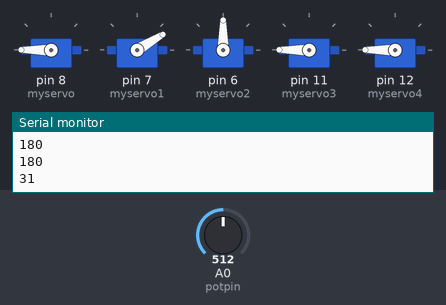
Simulated run of this sketch. Board: Arduino Uno, built with avr-gcc and run on an emulated ATmega328P. On the bench: 5 × servo, the last lines printed to the serial monitor. Inputs (shaded band) come from the test bench; at power-on: A0 (potpin) = 512.

Above: at 1.2 s.
1.3 s: A0 (potpin) set to 716
At 2.0 s:
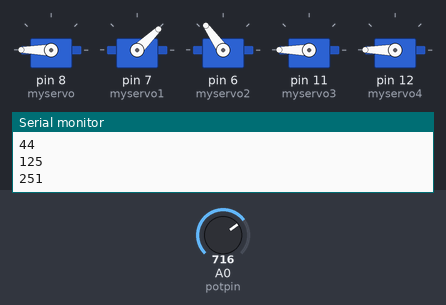
2.8 s: A0 (potpin) set to 900
At 4.0 s:
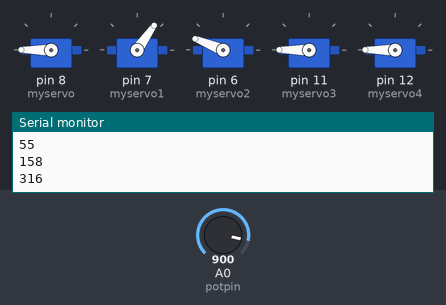
4.3 s: A0 (potpin) set to 1023
At 5.5 s:
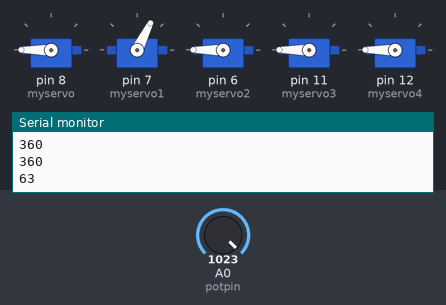
5.8 s: A0 (potpin) set to 511
At 6.5 s:
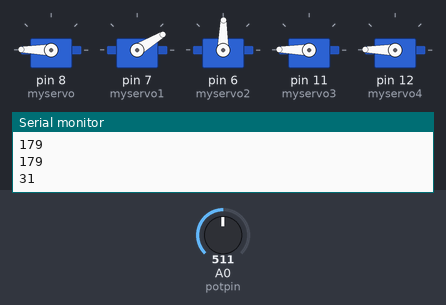
7.3 s: A0 (potpin) set to 306
At 7.9 s:
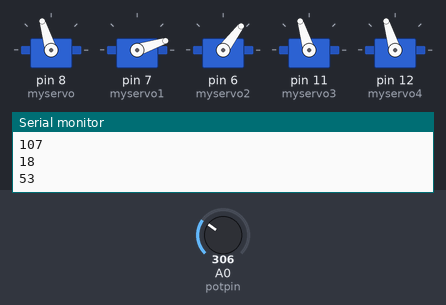
8.8 s: A0 (potpin) set to 122
At 10.0 s:
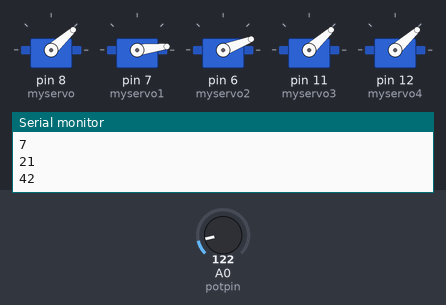
Timing chart, 0 to 11.3 s (numbered marks = the images above; inputs shaded):
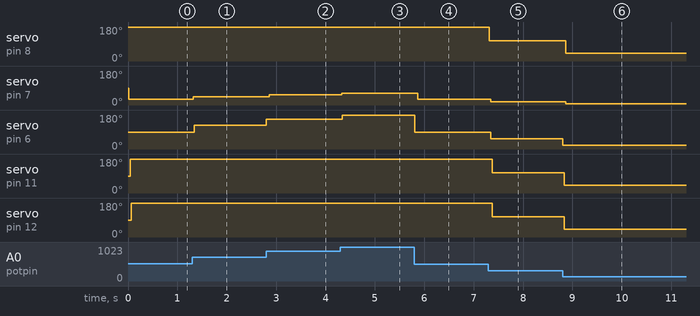

The sketch:

_180_manual.ino
```cpp
/*
 Controlling a servo position using a potentiometer (variable resistor)
 by Michal Rinott <http://people.interaction-ivrea.it/m.rinott>

 modified on 8 Nov 2013
 by Scott Fitzgerald
 http://www.arduino.cc/en/Tutorial/Knob
*/

#include <Servo.h>

Servo myservo;  // create servo object to control a servo
Servo myservo1;
Servo myservo2;
Servo myservo3;
Servo myservo4;

int potpin = 0;
int potpin1= 0;
int potpin2 = 0;
int potpin3 = 0;
int potpin4 = 0;     // analog pin used to connect the potentiometer
                 // values  by pot pins
int val;    // variable to read the value from the analog pin
int val1;
int val2;
int val3;
int val4;

void setup() {
  myservo.attach(8);
  myservo1.attach(7);
  myservo2.attach(6);
  myservo3.attach(11);
  myservo4.attach(12);
  Serial.begin(9600);// attaches the servo on pin 9 to the servo object
}


void base360()
{
  val = analogRead(potpin);            // reads the value of the potentiometer (value between 0 and 1023)
  val = map(val, 0, 1023, 0, 360);     // scale it to use it with the servo (value between 0 and 180)
  myservo.write(val);                  // sets the servo position according to the scaled value
  delay(15);
  Serial.println(val);// waits for the servo to get there
  }

void elbow180()
{
  val1 = analogRead(potpin1);            // reads the value of the potentiometer (value between 0 and 1023)
  val1 = map(val, 0, 1023, 0, 180);     // scale it to use it with the servo (value between 0 and 180)
  myservo1.write(val1);                  // sets the servo position according to the scaled value
  delay(15);
  Serial.println(val1);// waits for the servo to get there
  }

void wrist180()
{
  val2 = analogRead(potpin2);            // reads the value of the potentiometer (value between 0 and 1023)
  val2 = map(val2, 0, 1023, 0, 180);     // scale it to use it with the servo (value between 0 and 180)
  myservo2.write(val2);                  // sets the servo position according to the scaled value
  delay(15);
  Serial.println(val2);// waits for the servo to get there
  }

 void wrist360()
{
  val3 = analogRead(potpin3);            // reads the value of the potentiometer (value between 0 and 1023)
  val3 = map(val3, 0, 1023, 0, 360);     // scale it to use it with the servo (value between 0 and 180)
  myservo3.write(val3);                  // sets the servo position according to the scaled value
  delay(15);
  Serial.println(val3);// waits for the servo to get there
  }

void gripper180()
{
  val4 = analogRead(potpin4);            // reads the value of the potentiometer (value between 0 and 1023)
  val4 = map(val4, 0, 1023, 0, 360);     // scale it to use it with the servo (value between 0 and 180)
  myservo4.write(val4);                  // sets the servo position according to the scaled value
  delay(15);
  Serial.println(val4);// waits for the servo to get there
  }


void loop() {
base360();
elbow180();
wrist180();
wrist360();
gripper180();
}                                //this code is for 180 rotation servoes manual controll
```

arm_manual_controll_overall_programm.c
```cpp
/*NOTE: Four Servos of the Robotic Arm are connected to 4 PWM Pins of Arduino
and these 4 servos are named a, b, c and d.
If you want to control servo a, then type "90a/",
where "90" is the PWM value (range is 0 - 255),
"a" means servo a and "/" is string parse delimiter.
Some other examples: 100a/ or 120b/ or 40c/ or 25d/
*/

String readString;
int x=90, y=90, z=90, p=90;
#include <Servo.h>
Servo myservoa, myservob, myservoc, myservod;

void setup()
{
  Serial.begin(9600);


  myservoa.attach(3);
  myservob.attach(5);
  myservoc.attach(6);
  myservod.attach(9);
  myservoa.write(x);
  myservob.write(y);
  myservoc.write(z);
  myservod.write(p);
}

void loop()
{
  if (Serial.available())
  {
    char m = Serial.read();
    if (m == '/')
    {
      if (readString.length() >1)
      {
        Serial.println(readString);

        int temp = readString.toInt();

          Serial.print("writing Angle: ");
          Serial.println(temp);
          if(readString.indexOf('a') >=0)
          {
            if (temp>x)
            {
              for (int i=x; i<temp; i++)
              {
                myservoa.write(i);
                delay(10);
              }
              x=temp;
            }
            else
            {
            for (int i=x; i>temp; i--)
              {
                myservoa.write(i);
                delay(30);
              }
            }
            x=temp;
         }
         //next partition
          if(readString.indexOf('b') >=0)
          {
            if (temp>y)
            {
              for (int i=y; i<temp; i++)
             { myservob.write(i);
              delay(10);
             }
              y=temp;
            }
            else
            {
            for (int i=y; i>temp; i--)
             {
              myservob.write(i);
              delay(10);
             }
              y=temp;
          }
         }
         // next partition
          if(readString.indexOf('c') >=0) //myservoc.write(n);
          {
            if (temp>z)
            {
              for (int i=z; i<temp; i++)
              {myservoc.write(i);
              delay(10);}
              z=temp;
            }
            else
            {
            for (int i=z; i>temp; i--)
             {
              myservoc.write(i);
              delay(10);
              }
              z=temp;
            }
         }
// next partition
         if(readString.indexOf('d') >=0)
          {
            if (temp>p)
            {
              for (int i=p; i<temp; i++)
              {
                myservod.write(i);
                delay(10);
              }
              p=temp;
            }
            else
            {
            for (int i=p; i>temp; i--)
              {
                myservod.write(i);
                delay(30);
              }
            }
            p=temp;
         }

       readString="";
      }
    }
    else
    {
      readString += m;
    }
  }
}
```

Measured:
- after the input at 1.3 s, servo on pin 7 (myservo1): 31° → 44° at once; servo on pin 6 (myservo2): 90° → 125° at once
- after the input at 2.8 s, servo on pin 7 (myservo1): 44° → 55° after 0.06 s; servo on pin 6 (myservo2): 125° → 158° at once
- after the input at 4.3 s, servo on pin 7 (myservo1): 55° → 63° at once; servo on pin 6 (myservo2): 158° → 180° at once
- after the input at 5.8 s, servo on pin 8 (myservo): 180° → 179° after 0.07 s; servo on pin 7 (myservo1): 63° → 31° after 0.07 s; servo on pin 6 (myservo2): 180° → 89° at once; servo on pin 11 (myservo3), servo on pin 12 (myservo4): 180° → 179° at once
- after the input at 7.3 s, servo on pin 8 (myservo): 179° → 107° at once; servo on pin 7 (myservo1): 31° → 18° at once; servo on pin 6 (myservo2): 89° → 53° at once; servo on pin 11 (myservo3), servo on pin 12 (myservo4): 179° → 107° after 0.08 s
- after the input at 8.8 s, servo on pin 8 (myservo): 107° → 42° after 0.07 s; servo on pin 7 (myservo1): 18° → 7° after 0.07 s; servo on pin 6 (myservo2): 53° → 21° at once; servo on pin 11 (myservo3), servo on pin 12 (myservo4): 107° → 42° at once
